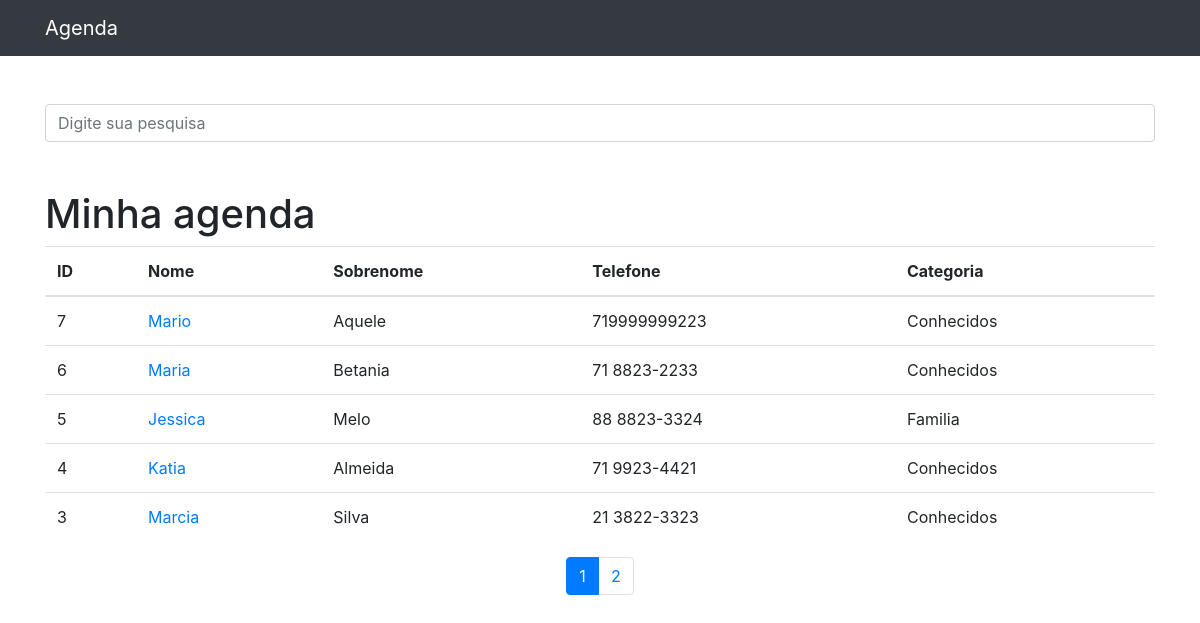
The page / on the database its author committed.
### contatos/models.py (models this page shows, shortened)
class Contato(models.Model):
    nome = models.CharField(max_length=255)
    sobrenome = models.CharField(max_length=255, blank=True)
    telefone = models.CharField(max_length=255)
    email = models.CharField(max_length=255, blank=True)
    data_criacao = models.DateTimeField(default=timezone.now)
    descricao = models.TextField(blank=True)
    categoria = models.ForeignKey(Categoria, on_delete=models.DO_NOTHING)
    mostrar = models.BooleanField(default=True)
    foto = models.ImageField(blank=True, upload_to='fotos/%Y/%m/%d')

class Categoria(models.Model):
    nome = models.CharField(max_length=255)
    def __str__(self) -> str:
        return self.nome

### contatos/views.py (the view)
# urls.py: path('', views.index, name='index'),
def index(request):
    contatos = Contato.objects.order_by('-id')
    paginator = Paginator(contatos, 5)
    page = request.GET.get('p')
    contatos = paginator.get_page(page)
    return render(request, 'contatos/index.html', {
        'contatos': contatos
    })

### contatos/templates/contatos/index.html
{% extends 'base.html' %}
{%block conteudo%}
    <h1 class="mt-5">Minha agenda</h1>
<table class="table">
  <thead>
    <tr>
      <th>ID</th>
      <th>Nome</th>
      <th>Sobrenome</th>
      <th>Telefone</th>
      <th>Categoria</th>
    </tr>
  </thead>
  <tbody>
    {% for contato in contatos %}
      {% if contato.mostrar %}
      <tr>
        <td>{{ contato.id }}</td>
        <td>
          <a href="{% url 'ver_contato' contato.id %}">{{ contato.nome }}</a>
        </td>
        <td>{{ contato.sobrenome }}</td>
        <td>{{ contato.telefone }}</td>
        <td>{{ contato.categoria }}</td>
      </tr>
      {% endif %}
    {% endfor %}
  </tbody>
</table>
<nav aria-label="Page navigation example">
  <ul class="pagination justify-content-center">
    {% for pagina in contatos.paginator.page_range %}
      {% if contatos.number == pagina %}
        <li class="page-item active"><a class="page-link" href="?p={{ pagina }}">{{ pagina }}</a></li>
      {% else %}
        <li class="page-item"><a class="page-link" href="?p={{ pagina }}">{{ pagina }}</a></li>
      {% endif %}
    {% endfor %}
  </ul>
</nav>
{%endblock%}

### templates/base.html (shortened to what this page needs)
{% load static %}
<!DOCTYPE html>
<html lang="pt">
<head>
  {% include 'parciais/_head.html' %}
</head>
<body>
  {% include 'parciais/_nav.html' %}
    <div class="container">
      <div class="row">
        <div class="col-lg-12">
          {% if 'accounts' not in request.path %}
          <br /><br />
          <form method="get" action="{% url 'busca' %}">
            <div class="form-group row">
              <div class="col-12">
                <input
                  class="form-control"
                  type="search"
                  value="{{ request.GET.termo }}"
                  id="search-input"
                  placeholder="Digite sua pesquisa"
                  name="termo"
                />
              </div>
            </div>
          </form>
          {% endif %} {%block conteudo%} {%endblock%}
        </div>
      </div>
    </div>
  </body>
</html>

### templates/parciais/_head.html (shortened to what this page needs)
{% load static %}
<link href="{% static 'vendor/bootstrap/css/bootstrap.min.css'%}" rel="stylesheet">

### templates/parciais/_nav.html (shortened to what this page needs)
<nav class="navbar navbar-expand-lg navbar-dark bg-dark static-top">
<div class="container">
    <a class="navbar-brand" href="{% url 'index' %}">Agenda</a>
</div>
</nav>

### rows shown on the page
Contato: id "7", nome "Mario", sobrenome "Aquele", telefone "719999999223", categoria "Conhecidos"
Contato: id "6", nome "Maria", sobrenome "Betania", telefone "71 8823-2233", categoria "Conhecidos"
Contato: id "5", nome "Jessica", sobrenome "Melo", telefone "88 8823-3324", categoria "Familia"
Contato: id "4", nome "Katia", sobrenome "Almeida", telefone "71 9923-4421", categoria "Conhecidos"
Contato: id "3", nome "Marcia", sobrenome "Silva", telefone "21 3822-3323", categoria "Conhecidos"

### other values the page prints
{{ pagina }} "1"
{{ pagina }} "2"
